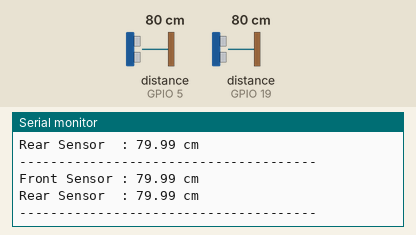
This sketch was run on a simulated ESP32. Parts: the last lines printed to the serial monitor. Wiring (inferred from the names in the program): 2 × ultrasonic range finder: trigger GPIO 18, echo GPIO 19 / trigger GPIO 23, echo GPIO 5. Inputs (shaded band) come from the test bench; at power-on: distance to the obstacle (sensors on GPIO 5, GPIO 19) 80 cm. The echo pulse lasts 58.3 µs per cm.

Above: at 1.3 s.
1.4 s: distance to the obstacle (sensor on GPIO 5) set to 2 cm
At 2.0 s:
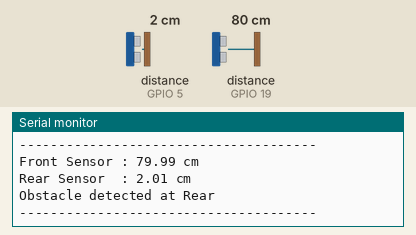
3.5 s: distance to the obstacle (sensor on GPIO 19) set to 2 cm
At 4.0 s:
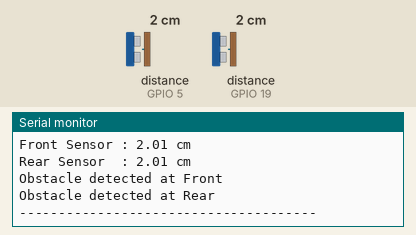
5.5 s: distance to the obstacle (sensor on GPIO 5) set to 4 cm
7.0 s: distance to the obstacle (sensor on GPIO 19) set to 4 cm
Timing chart, 0 to 9.5 s (numbered marks = the images above; inputs shaded):
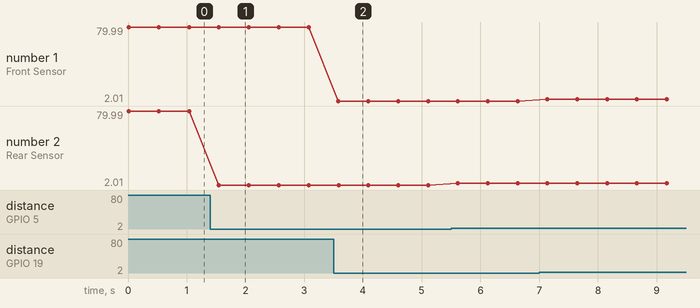

The sketch:

Ultrasonic_Test.ino
```cpp
/*
 * ------------------------------------------------------------
 * Project : Robotic Dog
 * File    : Ultrasonic_Test.ino
 * Author  : Gourav Jain
 * Board   : ESP32
 * Sensor  : HC-SR04 Ultrasonic Sensor (x2)
 * ------------------------------------------------------------
 * Purpose:
 * Verify distance measurements from two ultrasonic sensors.
 *
 * Development Stage:
 * Hardware Bring-up
 * ------------------------------------------------------------
 */

#define TRIG_FRONT 18
#define ECHO_FRONT 19

#define TRIG_REAR  23
#define ECHO_REAR   5

float measureDistance(uint8_t trigPin, uint8_t echoPin);

void setup()
{
    Serial.begin(115200);

    pinMode(TRIG_FRONT, OUTPUT);
    pinMode(ECHO_FRONT, INPUT);

    pinMode(TRIG_REAR, OUTPUT);
    pinMode(ECHO_REAR, INPUT);

    Serial.println("--------------------------------------");
    Serial.println(" Robotic Dog - Ultrasonic Test");
    Serial.println("--------------------------------------");
}

void loop()
{
    float frontDistance = measureDistance(TRIG_FRONT, ECHO_FRONT);
    float rearDistance  = measureDistance(TRIG_REAR, ECHO_REAR);

    Serial.print("Front Sensor : ");
    Serial.print(frontDistance);
    Serial.println(" cm");

    Serial.print("Rear Sensor  : ");
    Serial.print(rearDistance);
    Serial.println(" cm");

    if(frontDistance < 20)
        Serial.println("Obstacle detected at Front");

    if(rearDistance < 20)
        Serial.println("Obstacle detected at Rear");

    Serial.println("--------------------------------------");

    delay(500);
}

float measureDistance(uint8_t trigPin, uint8_t echoPin)
{
    digitalWrite(trigPin, LOW);
    delayMicroseconds(2);

    digitalWrite(trigPin, HIGH);
    delayMicroseconds(10);

    digitalWrite(trigPin, LOW);

    long duration = pulseIn(echoPin, HIGH, 30000);

    if(duration == 0)
        return -1;

    return duration * 0.0343 / 2.0;
}
```

Measured:
- after the input at 1.4 s, the serial monitor: prints a new line after 0.15 s (image 1)
- after the input at 3.5 s, the serial monitor: prints a new line after 0.08 s (image 2)
- plotted number 2: 79.99 → 2.01 after the input at 1.4 s, 2.01 → 4.01 after the input at 5.5 s
